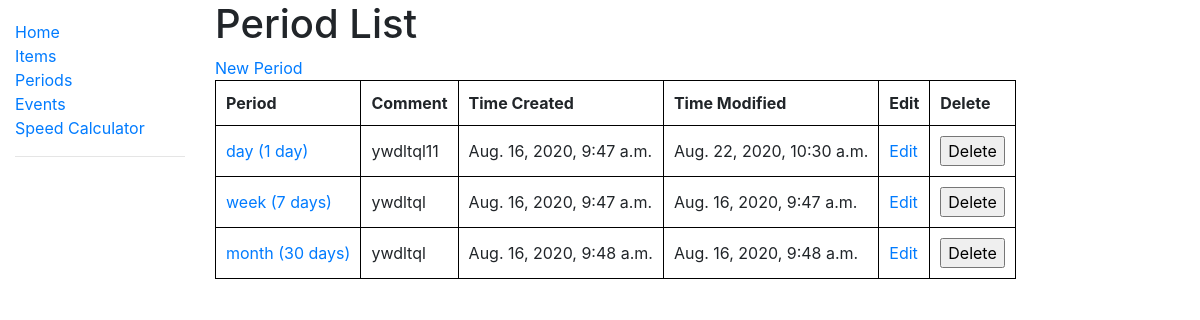
Before: /periods/ with the older database file.
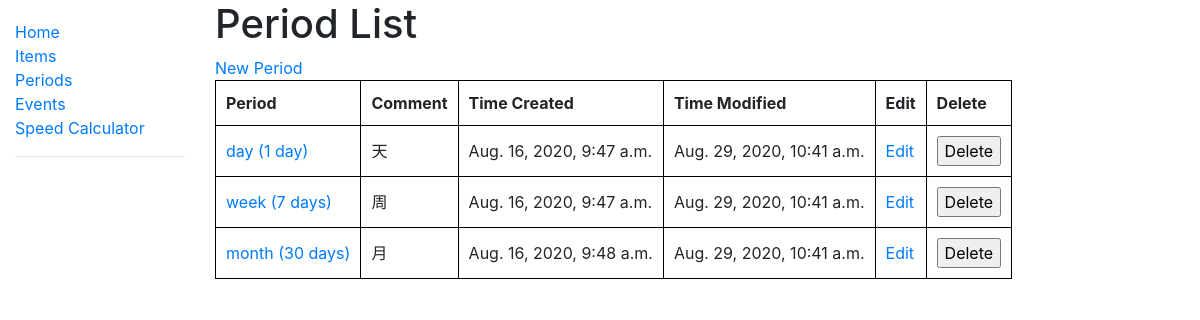
After: the same page with the newer database file.
### income_calculator/models.py (models this page shows, shortened)
class BasicModel(models.Model):
    id = models.AutoField(primary_key=True)
    display_name = models.CharField(max_length=50)  # The display name of the object
    comment = models.TextField(null=True)  # a short description of the object
    time_created = models.PositiveIntegerField()
    time_modified = models.PositiveIntegerField()
    deleted = models.BooleanField()
    @property
    def time_created_string(self):
        return datetime.fromtimestamp(self.time_created)
    @property
    def time_modified_string(self):
        return datetime.fromtimestamp(self.time_modified)

class Period(BasicModel):
    num_days = models.PositiveIntegerField()
    class Meta:
        ordering = ('num_days', )
    def __str__(self):
        days_suffix = 's' if self.num_days > 1 else ''
        return self.display_name + ' (' + str(self.num_days) + ' day' + days_suffix + ')'

class BasicModel(models.Model):
    id = models.AutoField(primary_key=True)
    display_name = models.CharField(max_length=50)  # The display name of the object
    comment = models.TextField(null=True)  # a short description of the object
    time_created = models.PositiveIntegerField()
    time_modified = models.PositiveIntegerField()
    deleted = models.BooleanField()
    @property
    def time_created_string(self):
        return datetime.fromtimestamp(self.time_created)
    @property
    def time_modified_string(self):
        return datetime.fromtimestamp(self.time_modified)

### income_calculator/views.py (the view)
# urls.py: path('periods/', views.PeriodListView.as_view(), name='periods'),
class PeriodListView(generic.ListView):
    model = Period
    paginate_by = 5
    def get_queryset(self):
        periods = db_accessor.get_active_periods()
        if periods:
            return periods.order_by('num_days')
        return periods

### income_calculator/db_accessor.py (called while the page is built)
def get_periods(**kwargs):
    return Period.objects.filter(**kwargs)

def get_active_periods(**kwargs):
    return get_periods(deleted=False, **kwargs)

### income_calculator/templates/income_calculator/period_list.html (shortened to what this page needs)
{% extends "base_generic.html" %}
{% block content %}
  <h1>Period List</h1>
<a href="{% url 'new_period'%}">New Period</a>
  {% if period_list %}
    <table>
      <tr>
        <th>Period</th>
        <th>Comment</th>
        <th>Time Created</th>
        <th>Time Modified</th>
        <th>Edit</th>
        <th>Delete</th>
      </tr>
      {% for period in period_list %}
        <tr>
          <td><a href="{% url 'period_detail' period.id %}">{{ period }}</a></td>
          <td>{{ period.comment }}</td>
          <td>{{ period.time_created_string }}</td>
          <td>{{ period.time_modified_string }}</td>
          <td><a href="{% url 'period_edit' period.id %}">Edit</a></td>
          <td>
          <form action="{% url 'period_delete' %}" method="post" onsubmit="return confirm('Do you really want to delete {{ period }}?')">
            <input type="submit" value="Delete">
          </form>
          </td>
        </tr>
      {% endfor %}
    </table>
  {% else %}
    <p>There are no periods.</p>
  {% endif %}
{% endblock %}

Changed rows visible on the page:
changed through a linked row, Period "day (1 day)": comment "ywdltql11" → "天"; time_modified_string "Aug. 22, 2020, 10:30 a.m." → "Aug. 29, 2020, 10:41 a.m."
changed through a linked row, Period "week (7 days)": comment "ywdltql" → "周"; time_modified_string "Aug. 16, 2020, 9:47 a.m." → "Aug. 29, 2020, 10:41 a.m."
changed through a linked row, Period "month (30 days)": comment "ywdltql" → "月"; time_modified_string "Aug. 16, 2020, 9:48 a.m." → "Aug. 29, 2020, 10:41 a.m."
